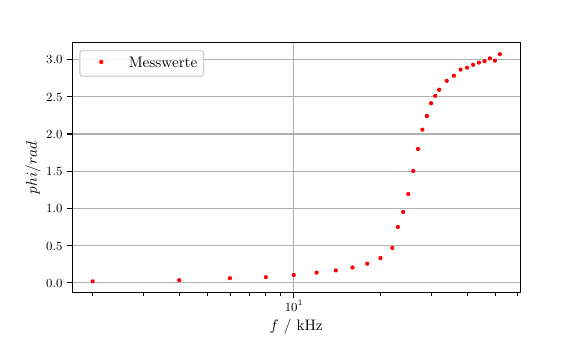

Reproduce this figure in Python.
import matplotlib; matplotlib.use('agg')
import matplotlib.pyplot as plt
import numpy as np
from scipy.optimize import curve_fit
from uncertainties import ufloat
#Holt Werte aus Textdatei
f, a, phi = np.genfromtxt('phase.txt', unpack=True)


plt.xscale('log')
#Formatiert etws schöner
#x_plot = np.linspace(22.5, 29, 500)
#y_plot = np.linspace(2.687, 2.687, 500)
plt.gcf().subplots_adjust(bottom=0.18)
#Plot eurer eigentlichen Messwerte
#plt.plot(x_plot, y_plot, 'b-', label='b', Markersize=4)
plt.plot(f , phi, 'r.', label='Messwerte', Markersize=4)
#plt.xlim(15,1000)
plt.legend()
plt.grid()
plt.xlabel('$f$ / kHz')
plt.ylabel('$phi$ / rad')
plt.show()
plt.savefig('plotd.pdf')
